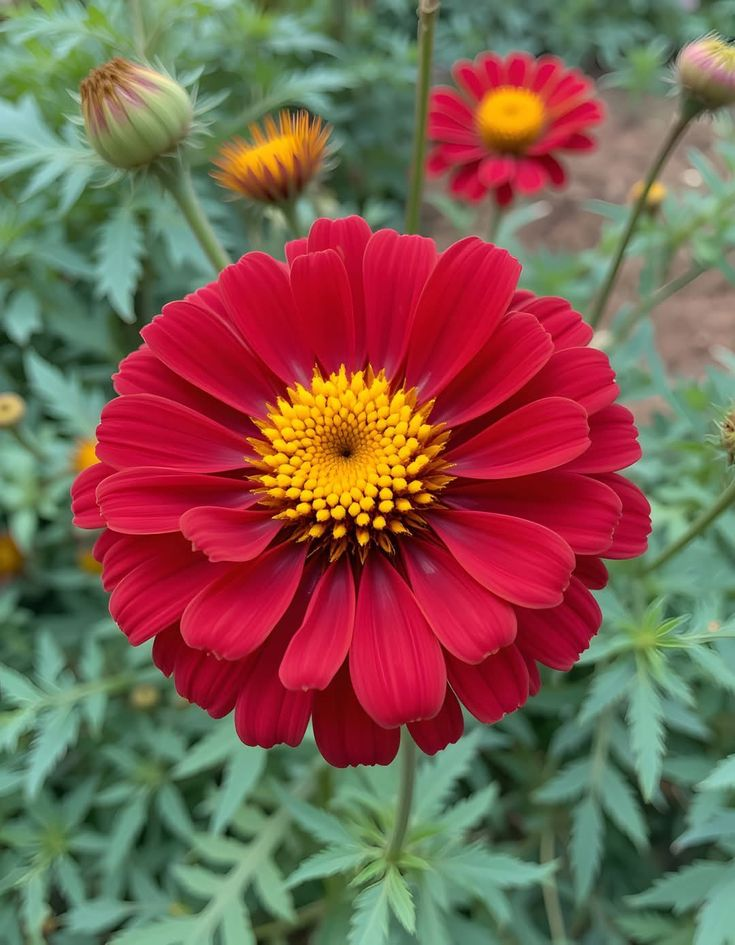
#> input picture DIP/Red Marigold.jpg, 735 x 945 px
$ python '#2.py'
#> lines starting #> are read from the running program, lines starting #| are printed output that depends on the picture; after the words box and inside, x2 and y2 are one past the last pixel; in counts of white or black regions, pixels touching at a corner belong together
#a Negative Image
import cv2
import matplotlib.pyplot as plt

img = cv2.imread("Red Marigold.jpg")
#> img is the input picture: shape (945, 735, 3); mean B, G, R 79.7, 93.5, 126.5
negative = 255 - img

plt.figure(figsize=(10, 5))

plt.subplot(1, 2, 1)
plt.imshow(cv2.cvtColor(img, cv2.COLOR_BGR2RGB))
plt.title("Original Image")
plt.axis("on")

plt.subplot(1, 2, 2)
plt.imshow(cv2.cvtColor(negative, cv2.COLOR_BGR2RGB))
plt.title("Negative Image")
plt.axis("on")

plt.tight_layout()
plt.show()

#b Flip Image
import cv2
import matplotlib.pyplot as plt

img = cv2.imread("Red Marigold.jpg")
h = cv2.flip(img, 1)
v = cv2.flip(img, 0)
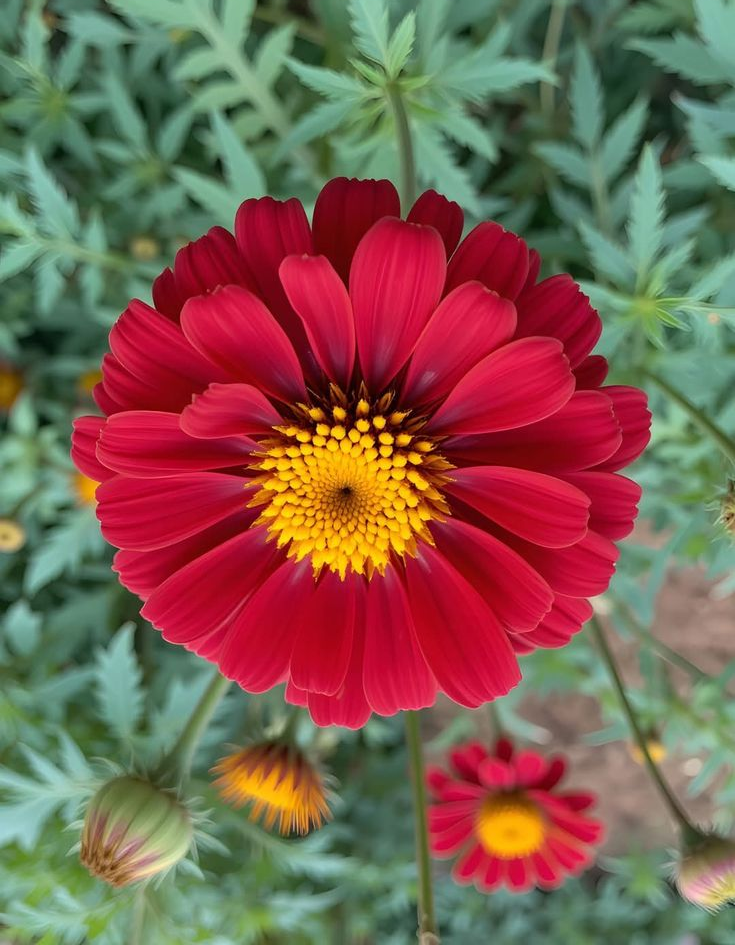
#> v: shape (945, 735, 3); mean B, G, R 79.7, 93.5, 126.5
b = cv2.flip(img, -1)
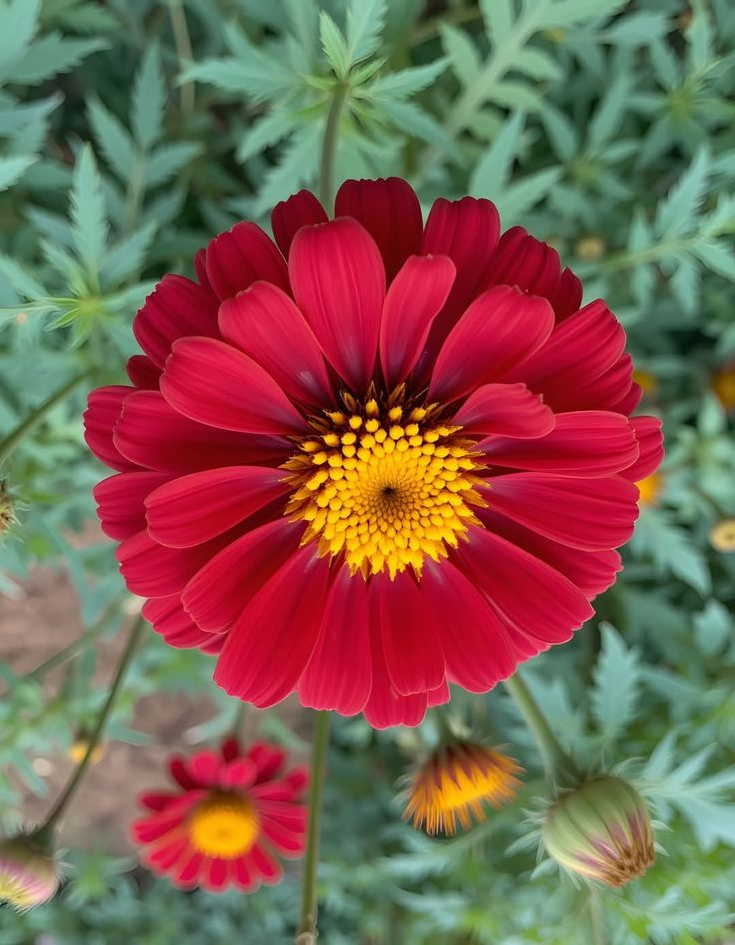
#> b: shape (945, 735, 3); mean B, G, R 79.7, 93.5, 126.5

plt.figure(figsize=(9, 8))

plt.subplot(2, 2, 1)
plt.imshow(cv2.cvtColor(img, cv2.COLOR_BGR2RGB))
plt.title("Original")
plt.axis("on")

plt.subplot(2, 2, 2)
plt.imshow(cv2.cvtColor(h, cv2.COLOR_BGR2RGB))
plt.title("Horizontal Flip")
plt.axis("on")

plt.subplot(2, 2, 3)
plt.imshow(cv2.cvtColor(v, cv2.COLOR_BGR2RGB))
plt.title("Vertical Flip")
plt.axis("on")

plt.subplot(2, 2, 4)
plt.imshow(cv2.cvtColor(b, cv2.COLOR_BGR2RGB))
plt.title("Both (Horizontal + Vertical)")
plt.axis("on")

plt.tight_layout()
plt.show()
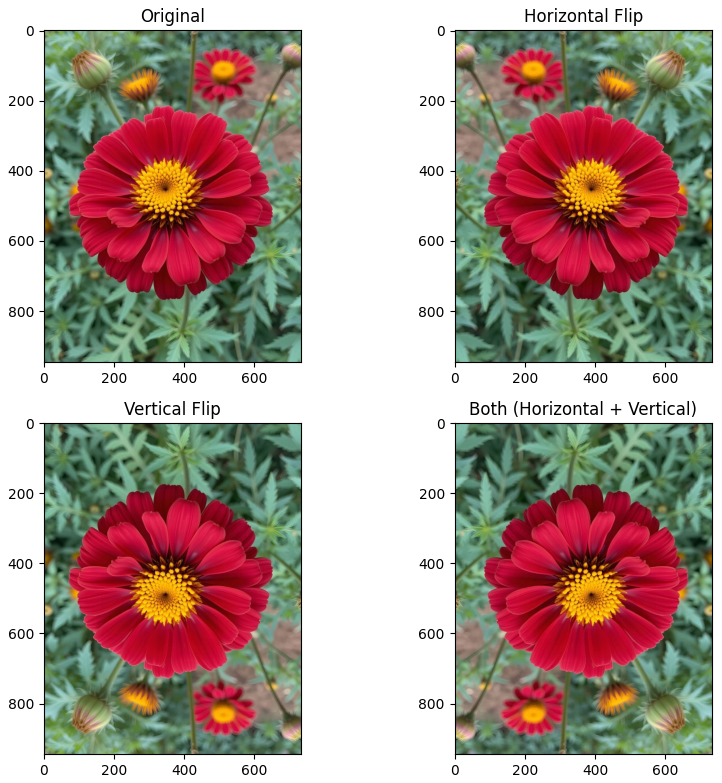
#> figure drawn by matplotlib, 4 panels

#c Thresholding
import cv2
import matplotlib.pyplot as plt

img = cv2.imread("Red Marigold.jpg", 0)
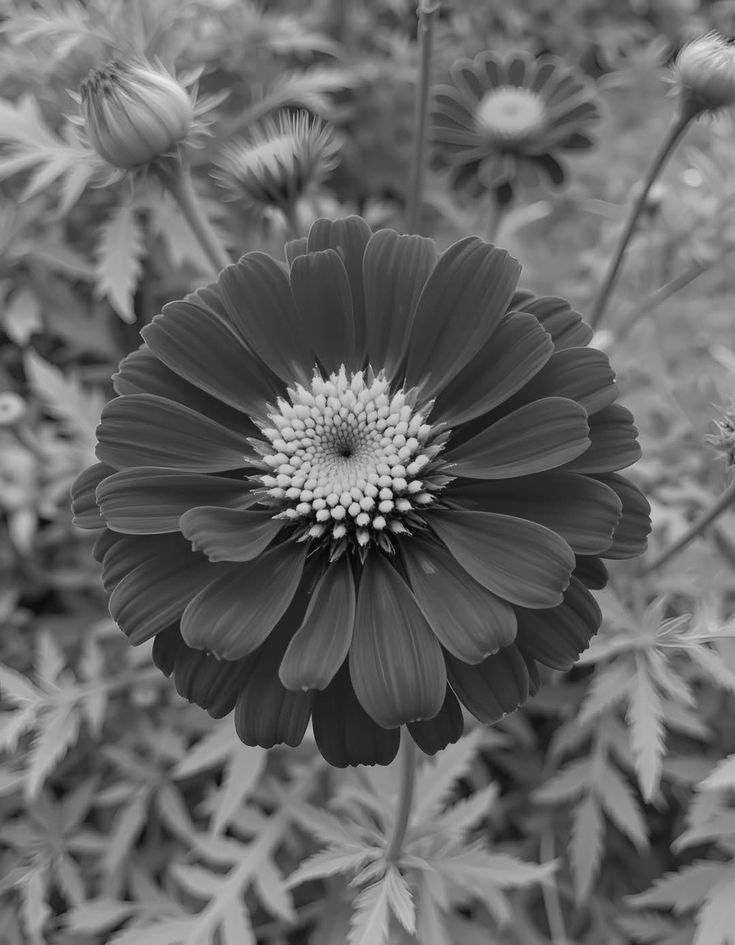
#> img: shape (945, 735); min 0, max 238, mean 101.8
_, th = cv2.threshold(img, 127, 255, cv2.THRESH_BINARY)
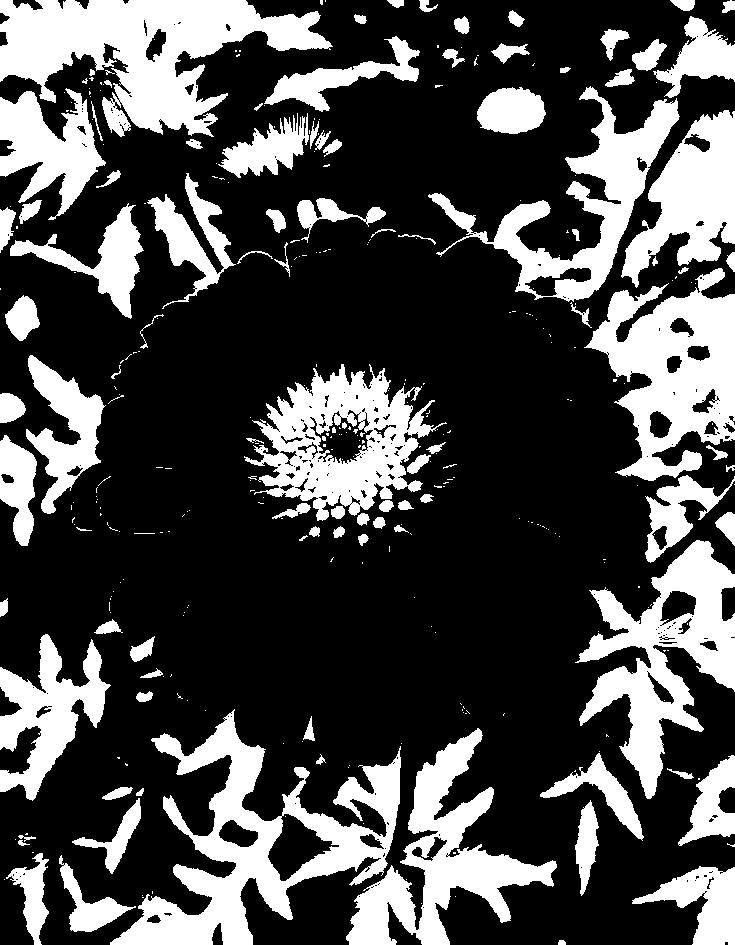
#> th: shape (945, 735); 29.1% white; 342 white regions (240 under 20 px), largest, box (x1, y1, x2, y2) and area: (0, 0, 333, 137) 22727, (110, 709, 401, 945) 21763, (584, 268, 735, 481) 16903

plt.figure(figsize=(10, 5))

plt.subplot(1, 2, 1)
plt.imshow(img, cmap="gray")
plt.title("Original Grayscale")
plt.axis("on")

plt.subplot(1, 2, 2)
plt.imshow(th, cmap="gray")
plt.title("Binary Thresholded (Cutoff = 127)")
plt.axis("on")

plt.tight_layout()
plt.show()

#d Contrast Stretching
import cv2
import numpy as np
import matplotlib.pyplot as plt

img = cv2.imread("Red Marigold.jpg", 0)
low_contrast = cv2.normalize(img, None, 90, 150, cv2.NORM_MINMAX)
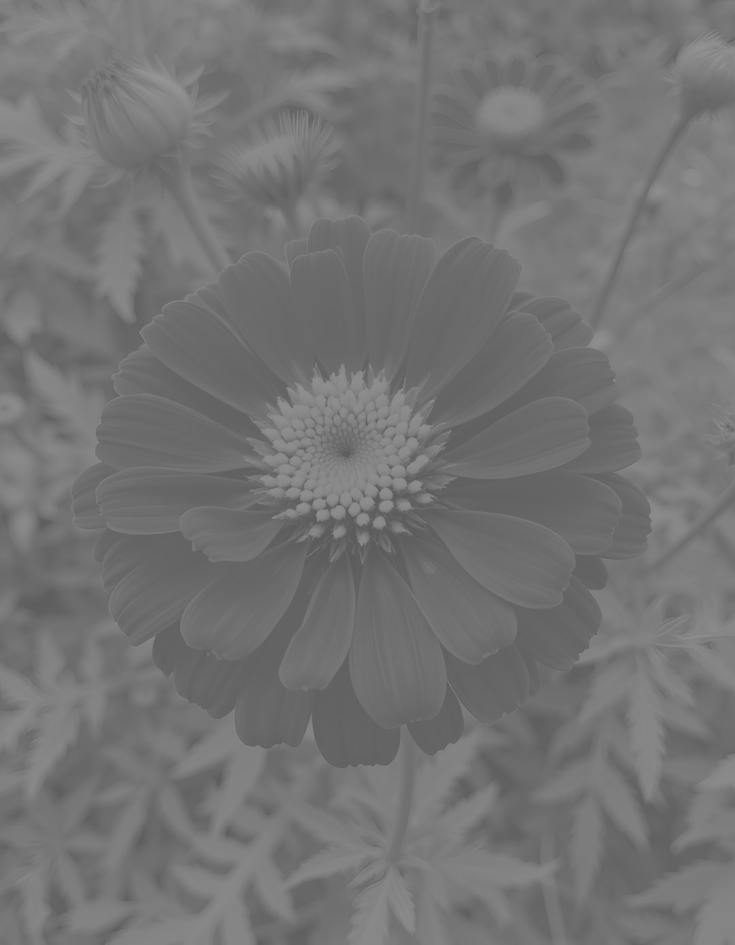
#> low_contrast: shape (945, 735); min 90, max 150, mean 115.7
stretched = cv2.normalize(low_contrast, None, 0, 255, cv2.NORM_MINMAX)

plt.figure(figsize=(10, 5))

plt.subplot(1, 2, 1)
plt.imshow(low_contrast, cmap="gray", vmin=0, vmax=255)
plt.title("Low-Contrast Input (Range: 90–150)")
plt.axis("on")

plt.subplot(1, 2, 2)
plt.imshow(stretched, cmap="gray", vmin=0, vmax=255)
plt.title("Contrast Stretched Output (Range: 0–255)")
plt.axis("on")

plt.tight_layout()
plt.show()

$ run again, with DIP/Sunflower.jpg copied over DIP/Red Marigold.jpg
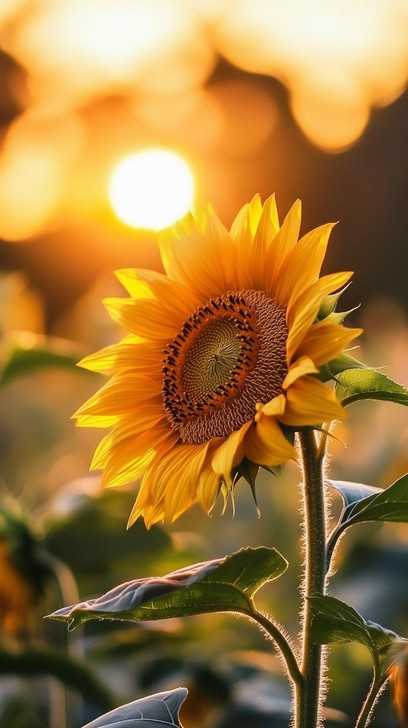
#> input picture DIP/Sunflower.jpg, 408 x 728 px
#> img is the input picture: shape (728, 408, 3); mean B, G, R 60.8, 121.6, 161.7
#> img: shape (728, 408)
#> `_, th = cv2.threshold(img, 127, 255, cv2.THRESH_BINARY)`:
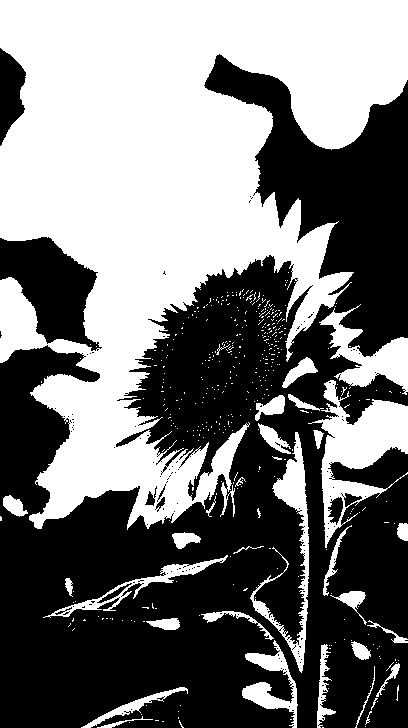
#> th: shape (728, 408); 46.5% white; 426 white regions (392 under 20 px), largest, box (x1, y1, x2, y2) and area: (0, 0, 408, 530) 116119, (308, 380, 408, 548) 6134, (319, 304, 408, 395) 3027
#> `low_contrast = cv2.normalize(img, None, 90, 150, cv2.NORM_MINMAX)`:
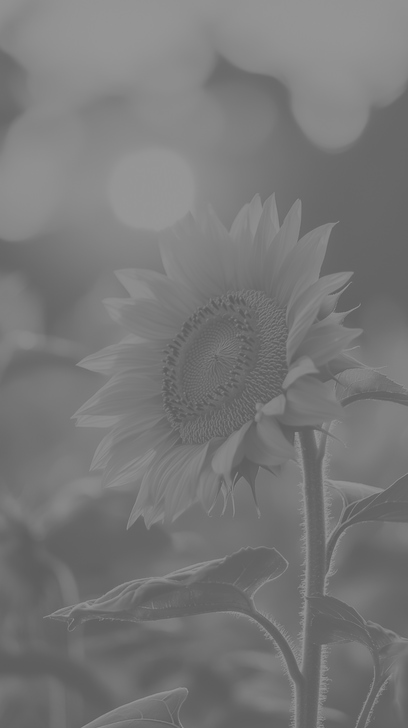
#> low_contrast: shape (728, 408); min 90, max 150, mean 119.7
